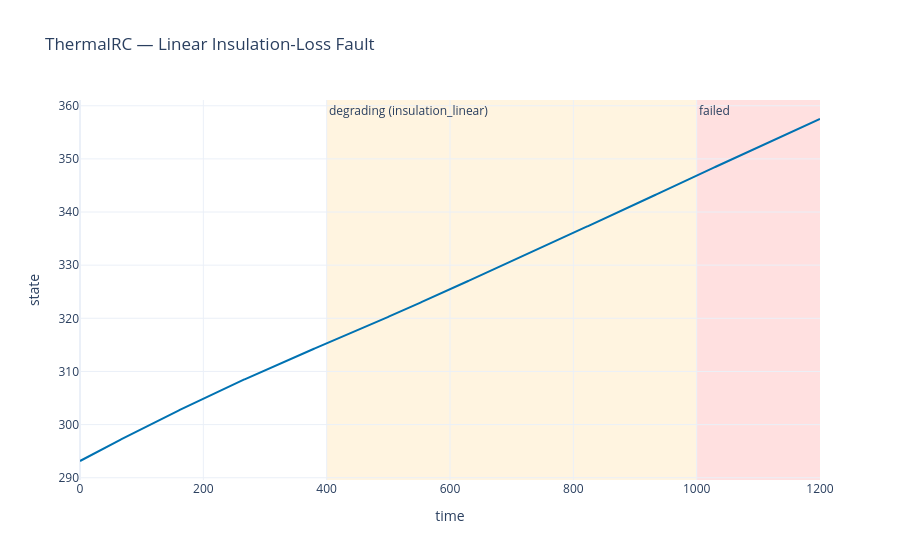

Notebook cell for this chart:
### Code cell
# plot_fault_signals — annotated view for linear fault
fig_fault = sw.plot_fault_signals(
    linear_result, linear_inj,
    title='ThermalRC — Linear Insulation-Loss Fault',
)
fig_fault.show()
fig_fault.write_image(str(IMG_DIR / 'pdm_fault_signals_linear.png'), width=900, height=450, scale=2)

### Figure 1 — Plotly figure (JSON) as saved in the notebook; plotly's stock layout.template omitted (floating-point values rounded to 4 significant figures; data arrays with more than 128 entries replaced by an {"elided": "..."} marker saying what was removed)
{"data": [{"mode": "lines", "name": "temperature", "type": "scatter", "x": {"elided": "2401 float values"}, "y": {"elided": "2401 float values"}}], "layout": {"annotations": [{"showarrow": false, "text": "degrading (insulation_linear)", "x": 400, "xanchor": "left", "xref": "x", "y": 1, "yanchor": "top", "yref": "y domain"}, {"showarrow": false, "text": "failed", "x": 1000, "xanchor": "left", "xref": "x", "y": 1, "yanchor": "top", "yref": "y domain"}], "colorway": ["#0072B2", "#E69F00", "#009E73", "#CC79A7", "#56B4E9", "#D55E00", "#F0E442", "#999999"], "legend": {"title": {"text": "channel"}}, "shapes": [{"fillcolor": "orange", "layer": "below", "line": {"width": 0}, "opacity": 0.12, "type": "rect", "x0": 400, "x1": 1000, "xref": "x", "y0": 0, "y1": 1, "yref": "y domain"}, {"fillcolor": "red", "layer": "below", "line": {"width": 0}, "opacity": 0.12, "type": "rect", "x0": 1000, "x1": 1200, "xref": "x", "y0": 0, "y1": 1, "yref": "y domain"}], "title": {"text": "ThermalRC — Linear Insulation-Loss Fault"}, "xaxis": {"title": {"text": "time"}}, "yaxis": {"title": {"text": "state"}}}}
